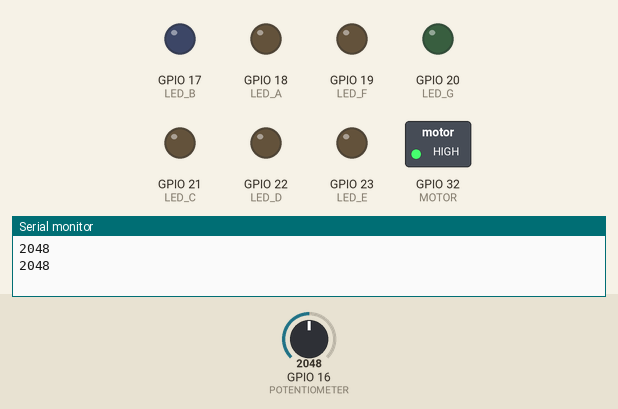
Bench run of a sketch on a simulated ESP32. Shown: switched loads named in the sketch (green lamp = pin HIGH), output pins drawn as LEDs (lit = HIGH), the last lines printed to the serial monitor. The test bench sets the inputs (shaded band); at power-on: GPIO 16 (POTENTIOMETER) = 2048.

Above: at 1.8 s.
1.9 s: GPIO 16 (POTENTIOMETER) set to 0
At 3.2 s:
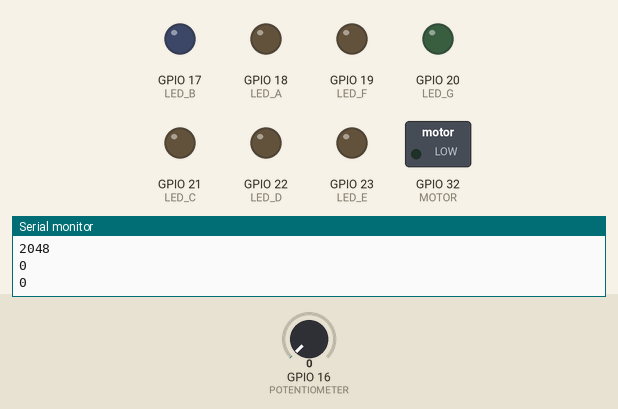
3.5 s: GPIO 16 (POTENTIOMETER) set to 491
At 4.8 s:
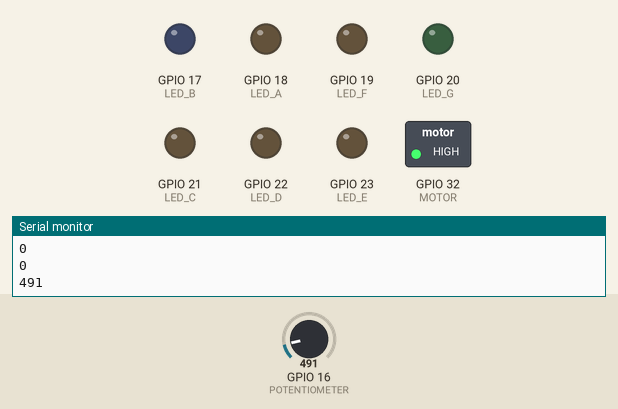
Timing chart, 0 to 6.5 s (numbered marks = the images above; inputs shaded):
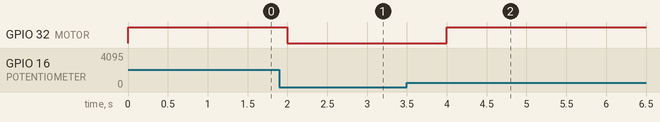

Measured:
- after the input at 1.9 s, GPIO 32 (MOTOR): HIGH → LOW after 0.10 s
- after the input at 3.5 s, GPIO 32 (MOTOR): LOW → HIGH after 0.50 s

The sketch:

motor_potentiometer.ino
```cpp
#include "io.h"

void setup()
{
  pinMode(LED_A, OUTPUT);
  pinMode(LED_B, OUTPUT);
  pinMode(LED_C, OUTPUT);
  pinMode(LED_D, OUTPUT);
  pinMode(LED_E, OUTPUT);
  pinMode(LED_F, OUTPUT);
  pinMode(LED_G, OUTPUT);
  pinMode(POTENTIOMETER, INPUT);
  pinMode(MOTOR, OUTPUT);
  Serial.begin(9600);
}

void loop()
{
  int val = analogRead(POTENTIOMETER);
  Serial.println(val);
  analogWrite(MOTOR,val);
  delay(1000);
}
```

io.h
```cpp
#define LED_A 18
#define LED_B 17
#define LED_C 21
#define LED_D 22
#define LED_E 23
#define LED_F 19
#define LED_G 20

#define POTENTIOMETER 16
#define MOTOR 32
```
